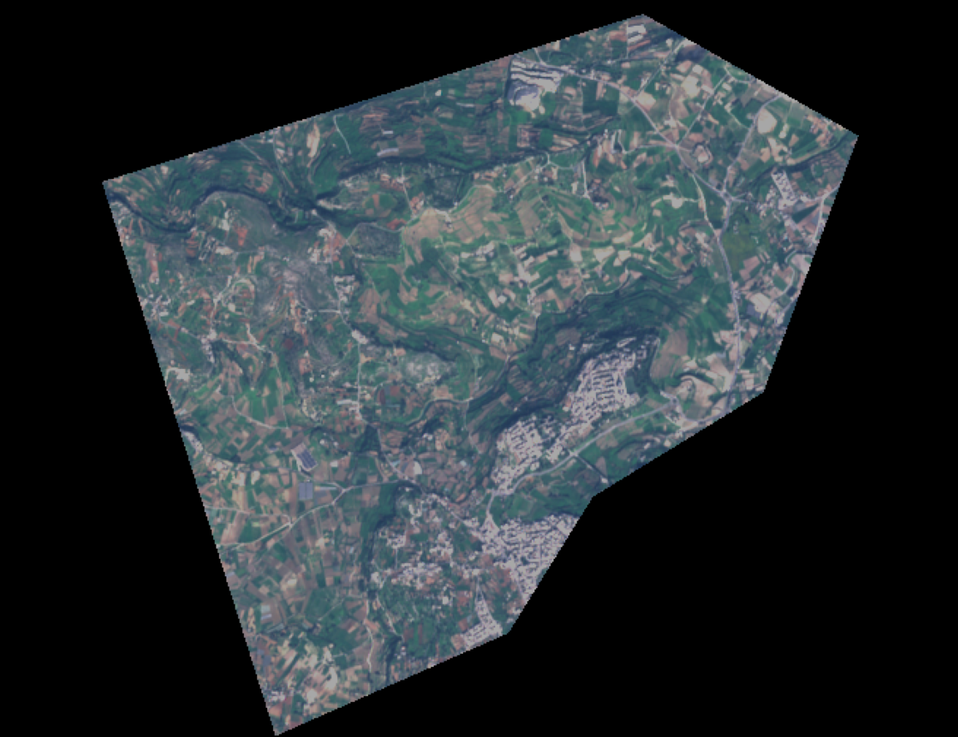
#> input picture Research/Chadwick Lakes/Rendered_001.png, 958 x 737 px, shrunk from 1151 x 885 before the run
$ python 'HSV selector.py' --image '../Research/Chadwick Lakes/Rendered_001.png'
#> lines starting #> are read from the running program, lines starting #| are printed output that depends on the picture; after the words box and inside, x2 and y2 are one past the last pixel; in counts of white or black regions, pixels touching at a corner belong together
# import the necessary packages
import argparse
import time
from collections import deque

import cv2
import imutils
import numpy as np
from imutils.video import VideoStream

# www.colorizer.org

# construct the argument parse and parse the arguments
ap = argparse.ArgumentParser()
ap.add_argument("-i", "--image",
                help="path to the (optional) video file")
ap.add_argument("-b", "--buffer", type=int, default=32,
                help="max buffer size")
args = vars(ap.parse_args())

# if a video path was not supplied, grab the reference
# to the webcam
#if not args.get("video", False):
#    camera = cv2.VideoCapture(0)
# otherwise, grab a reference to the video file
#else:
#    camera = cv2.VideoCapture(args["video"])
# allow the camera or video file to warm up
#time.sleep(2.0)


def nothing(x):
    pass


cv2.namedWindow('marking')

cv2.createTrackbar('H Lower', 'marking', 0, 179, nothing)
cv2.createTrackbar('H Higher', 'marking', 179, 179, nothing)
cv2.createTrackbar('S Lower', 'marking', 0, 255, nothing)
cv2.createTrackbar('S Higher', 'marking', 255, 255, nothing)
cv2.createTrackbar('V Lower', 'marking', 0, 255, nothing)
cv2.createTrackbar('V Higher', 'marking', 255, 255, nothing)

while (1):
    img = cv2.imread(args.get("image"))
#> img is the input picture: shape (737, 958, 3); mean B, G, R 52.5, 49, 41.9
    #img = cv2.flip(img, 1)

    hsv = cv2.cvtColor(img, cv2.COLOR_BGR2HSV)
#> hsv: shape (737, 958, 3); mean H, S, V 45.7, 28.6, 53.2

    hL = cv2.getTrackbarPos('H Lower', 'marking')
    hH = cv2.getTrackbarPos('H Higher', 'marking')
    sL = cv2.getTrackbarPos('S Lower', 'marking')
    sH = cv2.getTrackbarPos('S Higher', 'marking')
    vL = cv2.getTrackbarPos('V Lower', 'marking')
    vH = cv2.getTrackbarPos('V Higher', 'marking')

    LowerRegion = np.array([hL, sL, vL], np.uint8)
    upperRegion = np.array([hH, sH, vH], np.uint8)

    mask = cv2.inRange(hsv, LowerRegion, upperRegion)
#> mask: shape (737, 958); every value is 255

    kernal = np.ones((1, 1), "uint8")

    mask = cv2.morphologyEx(mask, cv2.MORPH_OPEN, kernal)
    mask = cv2.dilate(mask, kernal, iterations=1)
    cv2.imshow("Mask ", mask)

    #compute masked original image
    res1 = cv2.bitwise_and(img, img, mask=mask)

    #compute area using black pixels in mask
    pixelCount = cv2.countNonZero(mask)
#> pixelCount = 706046
    outtext = 'Pixel Area: ' + str(pixelCount)
#> outtext = 'Pixel Area: 706046'

    # font settings
    font = cv2.FONT_HERSHEY_SIMPLEX
    # position
    pos = (10, 30)
    # fontScale
    fontScale = 1
    # Red color in BGR
    color = (0, 0, 255)
    # Line thickness of 2 px
    thickness = 2


    cv2.putText(res1, outtext, pos, font, fontScale, color, thickness, cv2.LINE_AA)
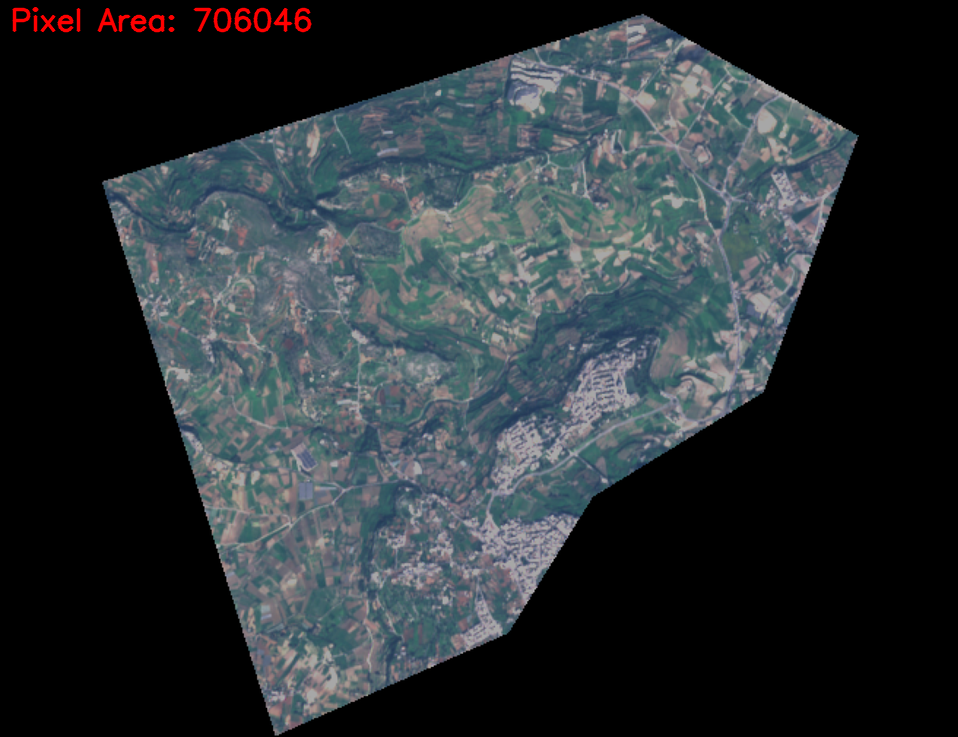
#> res1: shape (737, 958, 3); 0.48% of pixels changed, all inside (x1, y1, x2, y2) = (12, 7, 312, 33)
    #print('Number of pixels', str(pixelCount))


    # find the contours from the thresholded image
    contours, hierarchy = cv2.findContours(mask, cv2.RETR_TREE, cv2.CHAIN_APPROX_SIMPLE)
#> contours = [[[0, 0], [0, 736], [957, 736], [957, 0]]]

    # draw all contours
    #image = cv2.drawContours(res1, contours, -1, (0, 255, 0), 2)

    print(len(contours))
#| 1

    #print(contours)

    # show the image with the drawn contours

    # iterate through contours list
    count = 0
    for c in contours:
        area = cv2.contourArea(c)

        if area > 3:
            M = cv2.moments(c)
            # print(M)
            cX = int(M['m10'] / M['m00'])
            cY = int(M['m01'] / M['m00'])
            hull = cv2.convexHull(c)
            cv2.circle(res1, (cX, cY), 2, (255, 0, 0), -1)
            cv2.drawContours(res1, contours, 0, (255, 0, 0), 2)
            print('Area of contour', count, ' is ', area)
            count += 1
#> this loop made 1 pass
#> (c, area, cX, cY, hull, count) on pass 1: ([[0, 0], [0, 736], [957, 736], [957, 0]], 704352, 478, 368, [[957, 0], [957, 736], [0, 736], [0, 0]], 1)
#| Area of contour 0  is  704352.0
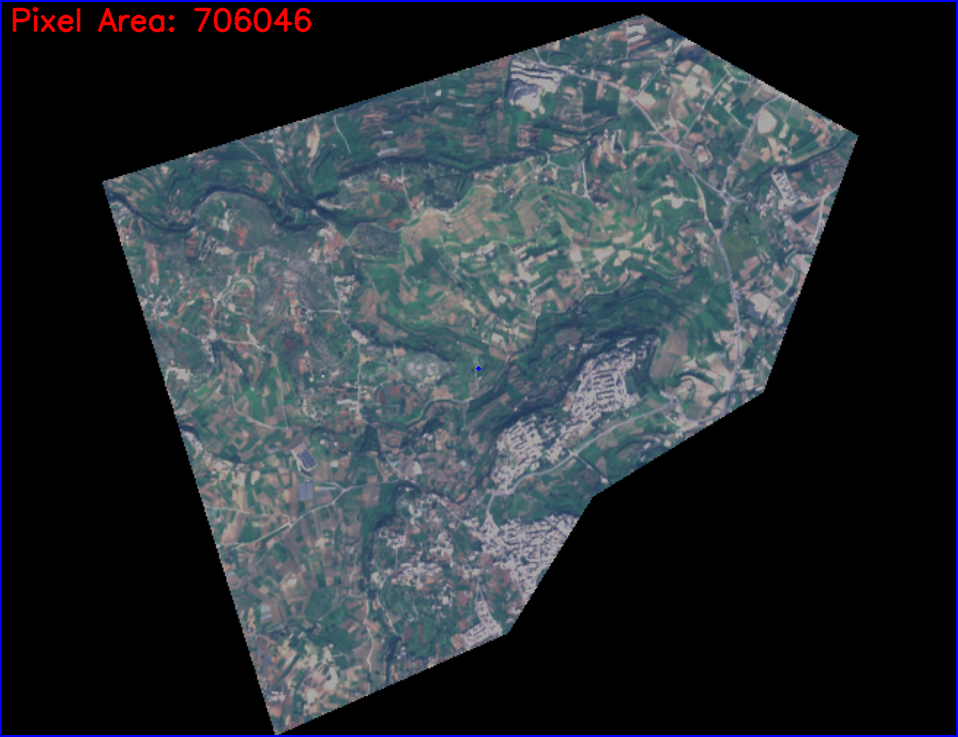
#> res1: shape (737, 958, 3); 0.96% of pixels changed, all inside (x1, y1, x2, y2) = (0, 0, 958, 737)
#> after the loop, count = 1

    print(count)
#| 1


    cv2.imshow("Masking ", res1)

    if cv2.waitKey(10) & 0xFF == ord('q'):
        #camera.release()
#> (key q is pressed here)
        cv2.destroyAllWindows()
        break
